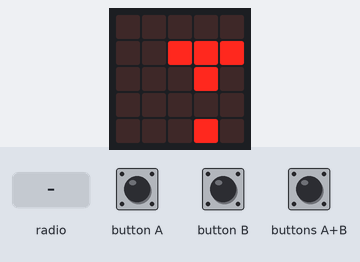
Recording of a program running on a simulated BBC micro:bit running MicroPython. On the bench: the board's 5×5 LED display. Inputs (shaded band) come from the test bench. Random numbers come from a fixed seed.

Above: at 0.4 s.
1.3 s: button A pressed for 0.15 s
At 2.2 s:
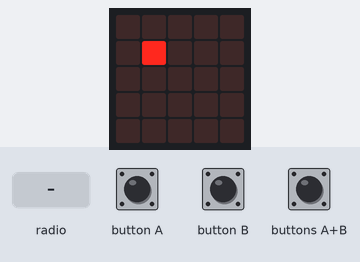
3.0 s: button B pressed for 0.15 s
At 3.5 s:
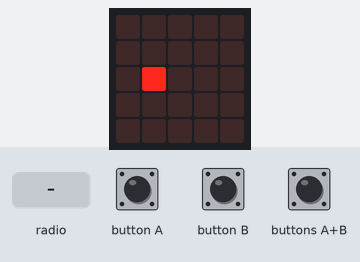
4.7 s: radio message "Hit" arrives
At 5.6 s:
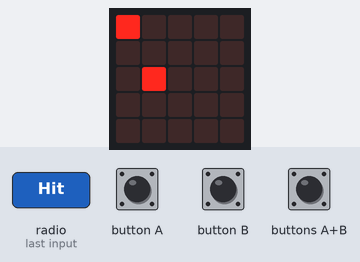
6.2 s: radio message "Miss" arrives
At 7.1 s:
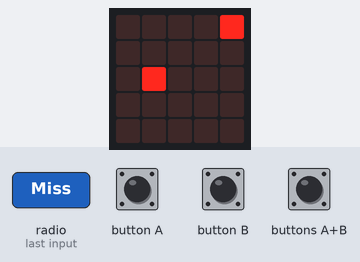
8.2 s: button A pressed for 1 s
At 8.7 s:
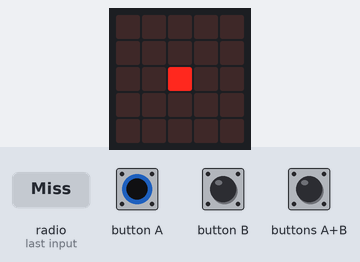
10.7 s: button B pressed for 1 s
At 11.8 s:
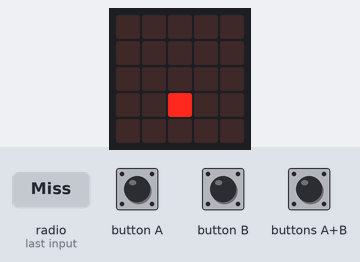
Timing chart, 0 to 13.7 s (numbered marks = the images above; inputs shaded):
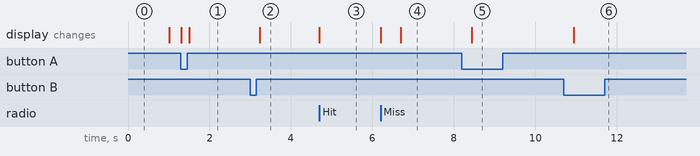

Measured:
- after the input at 3.0 s, the display: changes after 0.24 s (image 2)
- after the input at 4.7 s, the display: changes at once (image 3)
- after the input at 6.2 s, the display: first changes at once (image 4 shows a later state)
- after the input at 8.2 s, the display: changes after 0.24 s (image 5)
- after the input at 10.7 s, the display: changes after 0.24 s (image 6)

The program:

battleship.py
```python
from microbit import *
import radio
import random

radio.on()

my_address = "CS"
their_address = "JG"
header = my_address + their_address

# Pick random positions for 5 ships avoiding any overlapping
ship_positions = []
for i in range(5):
    displayed = False
    while not displayed:
        number = random.randint(5, 24)
        if number not in ship_positions:
            ship_positions.append(number)
            displayed = True

# Displays 5 ships across rows 1-4
# The coordinates of each ship are added as a tuple to this list
def display_ships():
    display.clear()
    for ship in ship_positions:
        ship_y = int(ship/5)
        ship_x = ship-ship_y*5
        display.set_pixel(ship_x, ship_y, 9)

# initialize counters
fire_x = 0
fire_y = 1
hit_count = 0

# Keeps hold of score
my_hits = 0
their_hits = 0

show_ships = True
shoot = False

while True:
    if show_ships:
        display_ships()
    # fire_x is the column number of shot, and determined by button_a presses
    # fire_y is the row number of shot, determined by button_b presses
    # we send the index in the array where the shot is aimed
    # the code checks accepts buttons a and b pressed one after the other within 200ms
    # otherwise it is hard to get both buttons pressed at the same time
    if button_a.was_pressed() and not button_b.was_pressed():
        sleep(200)
        if button_b.was_pressed():
            shoot = True
        else:
            show_ships = False
            display.clear()
            fire_x += 1
            if fire_x >= 5:
                fire_x = 0
            display.set_pixel(fire_x, fire_y, 9)
    elif button_b.was_pressed() and not button_a.was_pressed():
        sleep(200)
        if button_a.was_pressed():
            shoot = True
        else:
            show_ships = False
            display.clear()
            fire_y += 1
            if fire_y >= 5:
                fire_y = 1
            display.set_pixel(fire_x, fire_y, 9)

    # If both buttons are pressed at the same time, send the chosen
    # coordinate to the opponent
    if shoot or (button_a.is_pressed() and button_b.is_pressed()):
        show_ships = True
        shoot = False
        radio.send(str(fire_x + 5 * fire_y))
        sleep(500)

    # Check if packet received
    incoming = radio.receive()
    if incoming:
        # if it is a miss, just turn on the pixel on (4, 0)
        # But (0, 0) pixel may be already on, so turn it off
        if incoming == "Miss":
            display.set_pixel(4, 0, 9)
            sleep(500)
            display.set_pixel(0, 0, 0)
        # if it is a hit, turn on the pixel on (0, 0)
        # but (4, 0) pixel may be already on, so turn it off
        # incraese the hit count
        # if we reached 5, we won - display HAPPY! Game over
        elif incoming == "Hit":
            hit_count = hit_count + 1
            display.set_pixel(0, 0, 9)
            sleep(500)
            display.set_pixel(4, 0, 0)
            if hit_count == 5:
                display.show(Image.HAPPY)
                show_ships = False
        # otherwise we received a number
        # if we have a submarine in that location:
        # remove it from our ship list
        # send "Hit"
        # If they reached 5 hits, display sad face. Game Over
        # if the opponent missed:
        # send "Miss"
        else:
            index = int(incoming)
            if index in ship_positions:
                ship_positions.remove(index)
                their_hits += 1
                radio.send("Hit")
                if their_hits == 5:
                    display.show(Image.SAD)
                    show_ships = False
            else:
                radio.send("Miss")
```
